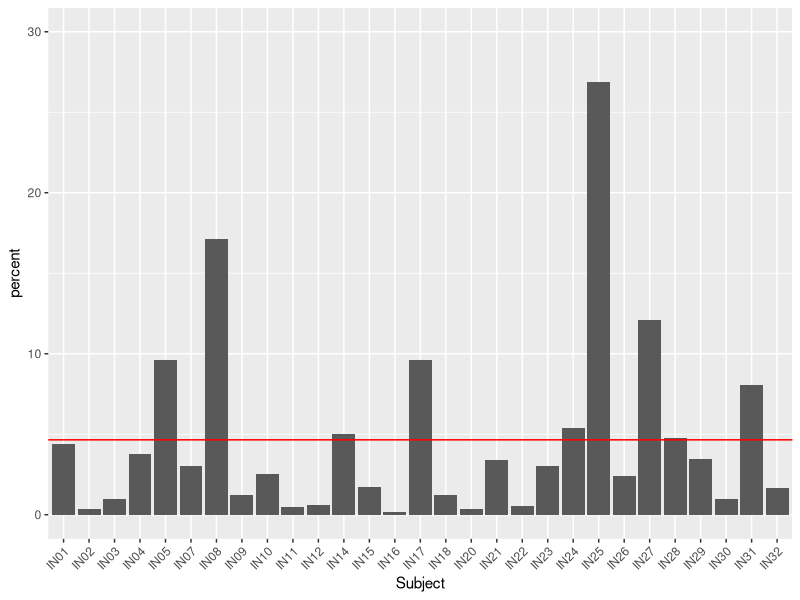
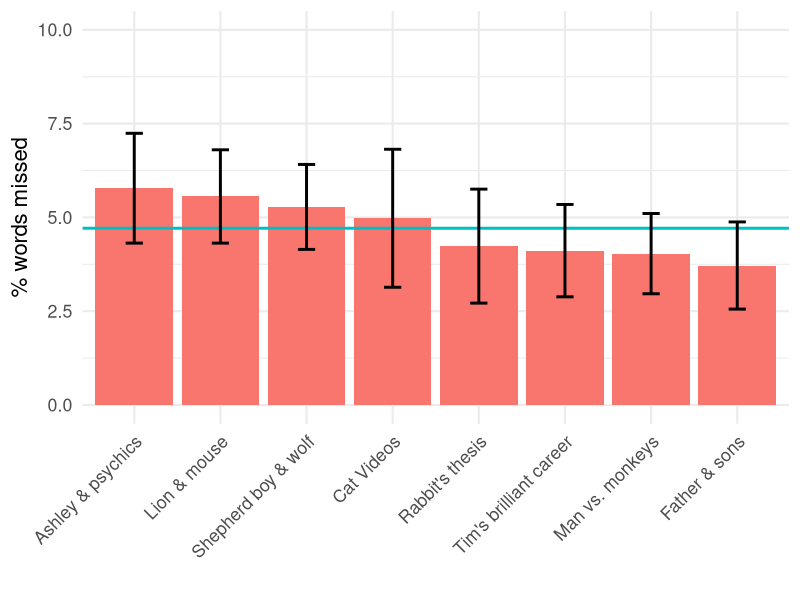
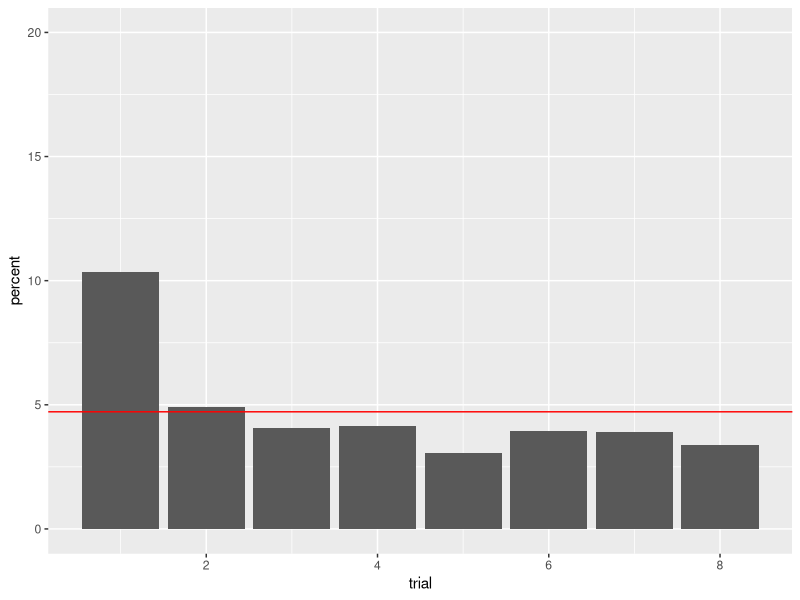

Generate these figures, in order, with R:
## ---- chunk 1
knitr::opts_chunk$set(echo = TRUE)
library(ggplot2)
library(dplyr)
library(plyr)
library(lme4)
library(lmerTest)
## ---- chunk 2

##loading the spreadsheet
normingData<-read.csv("intervention_normingData.csv", header=T,sep=",")

##renaming the columns
names(normingData)<-c("Subject", "Story","trial","totalWords","missed","percent","Coder")

##Make subject, list, story, trial, recording, and coder FACTORS
normingData$Subject<- factor(normingData$Subject)
normingData$Story<-factor(normingData$Story)
normingData$Coder<-factor(normingData$Coder)

##taking out IN06, and IN13 (non native speaker) and IN19 (did not do the task)   
normingData<-normingData[!normingData$Subject %in% c("IN06", "IN13", "IN19"),]
normingData$Subject<-factor(normingData$Subject)

##taking out rows that have empty cells (e.g. when a story was not play, missing data)
normingData.noNa<-na.omit(normingData)

(unique(normingData$Subject))

## ---- chunk 3
ddply(normingData.noNa, .(Story,trial), summarise, number = length(unique(Subject)))


table(normingData.noNa$Story, normingData.noNa$trial)
## ---- chunk 4
##measures the mean percent of words missed for each subject + also the standard deviation
mean_subject<-aggregate(percent~Subject, normingData.noNa, FUN="mean")
sd_subjects <- aggregate(percent~Subject, normingData.noNa, FUN="sd")


##Calculate min and max percent missed, store in data frame
mins<-tapply(normingData.noNa$percent, normingData.noNa$Subject, min)
maxs<-tapply(normingData.noNa$percent, normingData.noNa$Subject, max)

##Add mins and maxs to mean_subject
mean_subject$min<-mins
mean_subject$max<-maxs

## ---- chunk 5
ggplot(mean_subject, aes(Subject, percent))+
  geom_bar(stat = "identity", position="dodge")+
  geom_hline(yintercept = mean(mean_subject$percent), color="red")+
  ylim(0,30)+
  theme(axis.text.x = element_text(angle = 45, hjust = 1))
## ---- chunk 6
## overall average 
mean(mean_subject$percent)

## overall SD
sd(mean_subject$percent)

## overall MIN AND MAX
min(mean_subject$percent)
max(mean_subject$percent)
## ---- chunk 7
##calculating means, mins and max
mean_stories<-aggregate(percent~Story, normingData.noNa, FUN="mean")
mins<-tapply(normingData.noNa$percent, normingData.noNa$Story, min)
maxs<-tapply(normingData.noNa$percent, normingData.noNa$Story, max)

##put them all in one data frame
mean_stories$min<-mins
mean_stories$max<-maxs

##Standard error to the mean
sd_stories <- aggregate(percent~Story, normingData.noNa, FUN="sd")
sd_stories$sem<- sd_stories$percent/sqrt(29) ##29 is the number of subjects in the sample. 
mean_stories$sd<-sd_stories$percent
mean_stories$sem<-sd_stories$sem
## ---- chunk 8
#png("norming1_plot.png", units="in", width=8, height=7, res=300)

ggplot(mean_stories, aes(reorder(Story,-percent), percent))+
  geom_bar(stat = "identity", position="dodge", fill="#F8766D")+
  geom_hline(yintercept = mean(mean_stories$percent), color="#00BFC4", size = 1)+
   geom_errorbar(aes(ymin=percent-sem, ymax=percent+sem, shape=Story), width=.2,size=1, position=position_dodge(.9))+
  theme_minimal(base_size=16)+
  ylab("% words missed")+
  xlab("")+
  ylim(0,10)+
  theme(axis.text.x = element_text(angle = 45, hjust = 1))

#dev.off()
## ---- chunk 9
##calculating means, mins and max
mean_trial<-aggregate(percent~trial, normingData.noNa, FUN="mean")
mins<-tapply(normingData.noNa$percent, normingData.noNa$trial, min)
maxs<-tapply(normingData.noNa$percent, normingData.noNa$trial, max)

##Putting everything in one data frame
mean_trial$min<-mins
mean_trial$max<-maxs

##Standard error to the mean
sd_trial <- aggregate(percent~trial,normingData.noNa, FUN="sd")
sd_trial$sem<- sd_trial$percent/sqrt(25) #there are 25 subjects
mean_trial$sd<-sd_trial$percent
mean_trial$sem<-sd_trial$sem


mean_trial

#mean_trial$trial<-factor(mean_trial$trial)

## ---- chunk 10
ggplot(mean_trial, aes(trial, percent))+
  geom_bar(stat = "identity", position="dodge")+
  geom_hline(yintercept = mean(mean_trial$percent), color="red")+
  ylim(0,20)
## ---- chunk 11
##effect of story on percent word missed
##percent treated as continuous var non bounded

##trial and Story as a factor
#normingData.noNa$trial<-factor(normingData.noNa$trial)
#normingData.noNa$Story<-factor(normingData.noNa$Story)


mod1 <- (glmer(missed / totalWords ~ trial+Story +  (1+trial|Subject)+(1+trial|Story), weights = totalWords,
   family = binomial, data = normingData))

mod2 <- (glmer(missed / totalWords ~ trial +  (1+trial|Subject)+(1+trial|Story), weights = totalWords,
   family = binomial, data = normingData))

anova(mod1,mod2)

## ---- chunk 12
summary(mod1)
## ---- chunk 13
##effect of trial? 


mod3 <- (glmer(missed / totalWords ~ Story +  (1+trial|Subject)+(1+trial|Story), weights = totalWords,
   family = binomial, data = normingData))

anova(mod1,mod3)
## ---- chunk 14
summary(mod1)
## ---- chunk 15
#without Ashley
normingData_no_first_trial <- normingData.noNa[!normingData.noNa$trial == 1,]
#normingData_no_first_trial$trial <- as.factor(normingData_no_first_trial$trial)

mod1_no_first_trial <- (glmer(missed / totalWords ~ trial+ Story +  (1+trial|Subject)+(1+trial|Story), weights = totalWords,
   family = binomial, data = normingData_no_first_trial))

mod2_no_first_trial <- (glmer(missed / totalWords ~ trial +  (1+trial|Subject)+(1+trial|Story), weights = totalWords,
   family = binomial, data = normingData_no_first_trial))

anova(mod1_no_first_trial,mod2_no_first_trial)

summary(mod1_no_first_trial)
